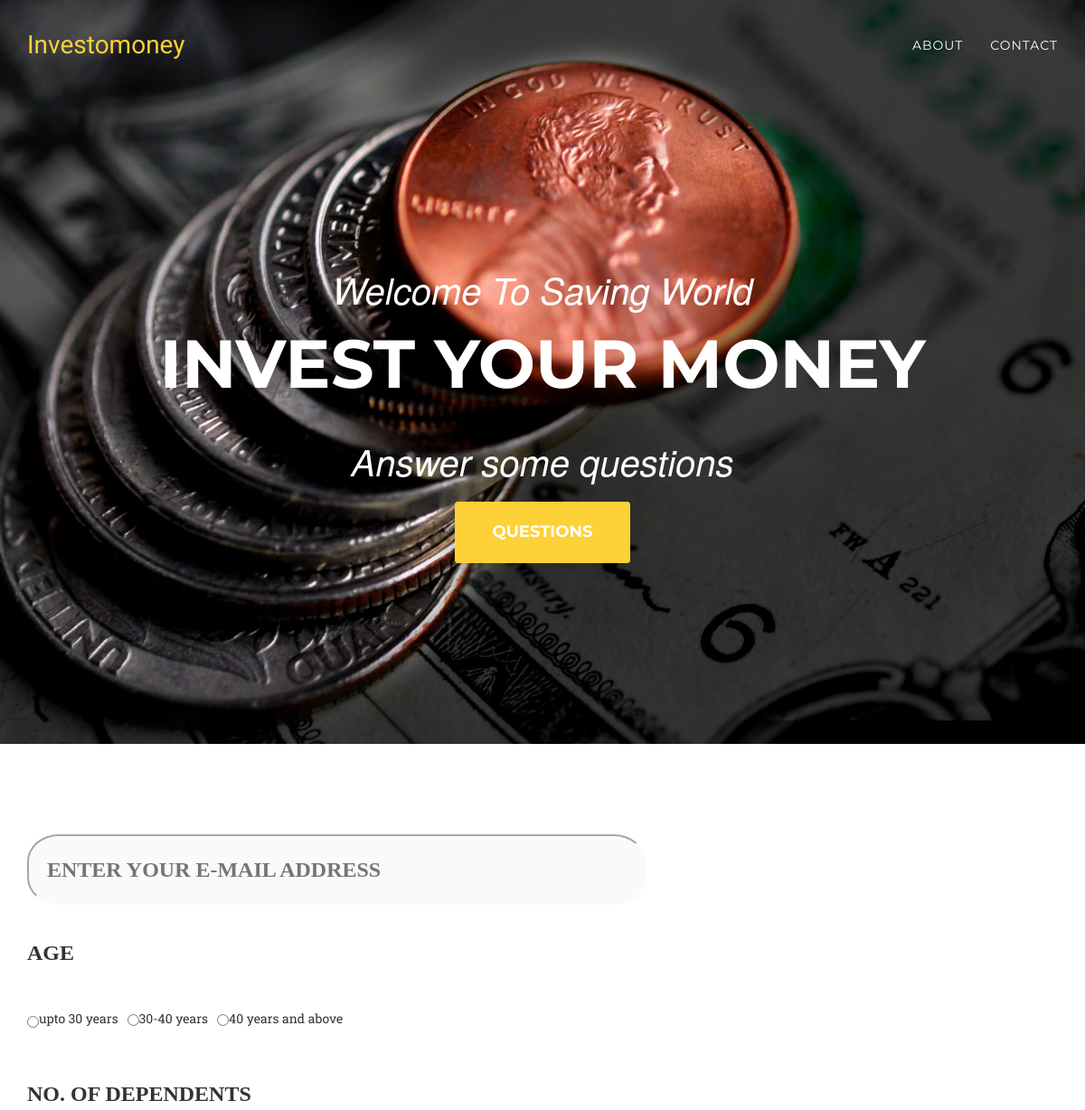
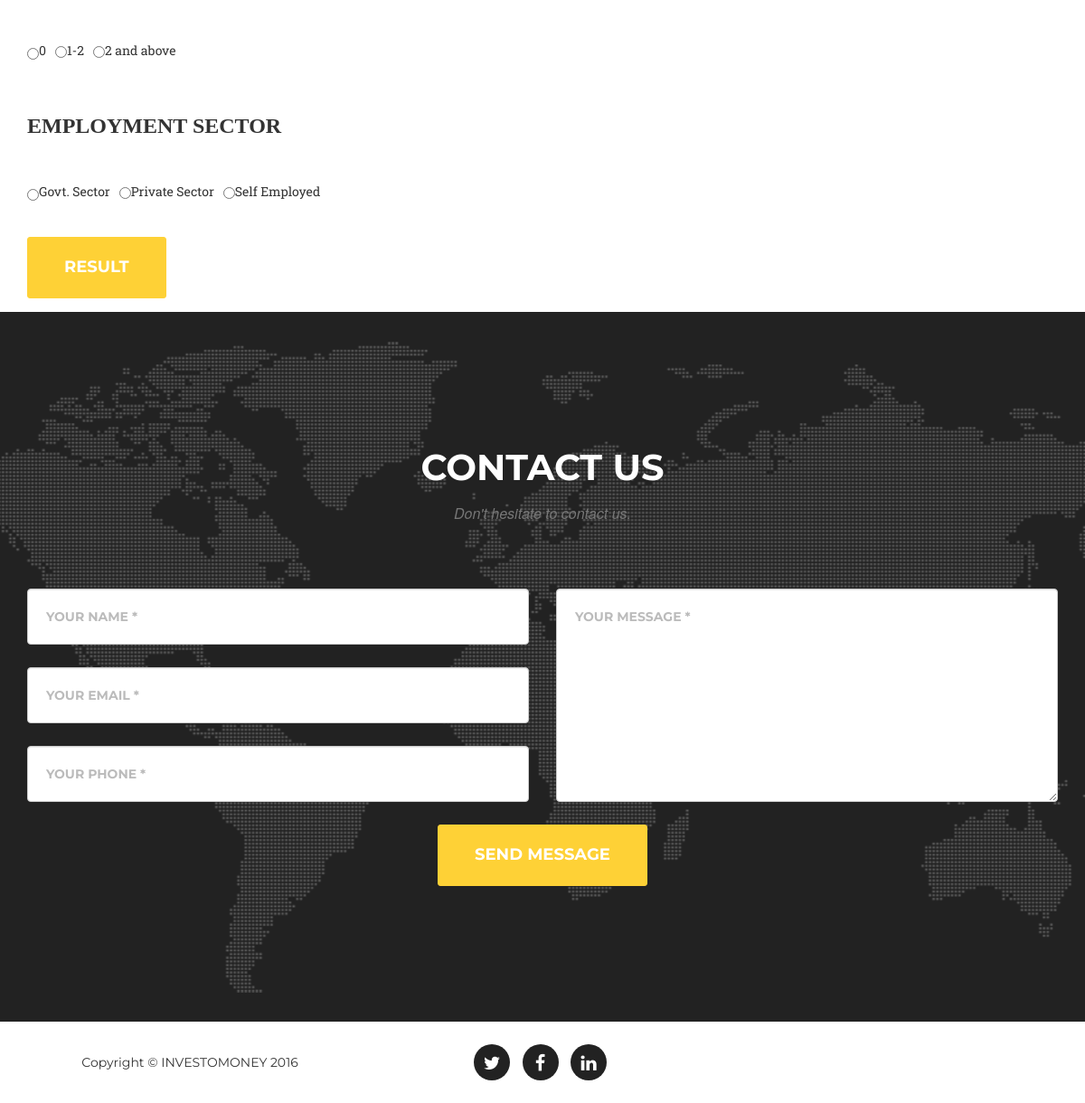
/action.php, run on the app's committed database (2 pictures, top to bottom).
### tables this page shows
CREATE TABLE IF NOT EXISTS `quest` (
  `qid` int(11) NOT NULL AUTO_INCREMENT,
  `quest` varchar(200) NOT NULL,
  `op1` varchar(100) DEFAULT NULL,
  `op2` varchar(100) DEFAULT NULL,
  `op3` varchar(100) DEFAULT NULL,
  `noopt` int(11) NOT NULL,
  PRIMARY KEY (`qid`)
);

### action.php (the view, shortened to what this page needs)
<!DOCTYPE html>
<html lang="en">
<head>
    <link href="css/bootstrap.min.css" rel="stylesheet">
    <link href="css/agency.css" rel="stylesheet">
    <link href="css/search.css" rel="stylesheet">
    <link href="font-awesome/css/font-awesome.min.css" rel="stylesheet" type="text/css">
</head>
<body id="page-top" class="index">
    <nav class="navbar navbar-default navbar-fixed-top">
        <div class="container">
            <div class="navbar-header page-scroll">
                <a class="navbar-brand page-scroll" href="index.html#page-top">Investomoney</a>
            </div>
            <div class="collapse navbar-collapse" id="bs-example-navbar-collapse-1">
                <ul class="nav navbar-nav navbar-right">
                    <li>
                        <a class="page-scroll" href="index.html#about">About</a>
                    </li>
                    <li>
                        <a class="page-scroll" href="#contact">Contact</a>
                    </li>
                </ul>
            </div>
        </div>
    </nav>
    <header>
        <div class="container">
            <div class="intro-text">
                <div class="intro-lead-in">Welcome To Saving World</div>
                <div class="intro-heading">Invest Your Money</div>
                <div class="intro-lead-in">Answer some questions</div>
                <a href="#result" class="page-scroll btn btn-xl">Questions</a>
            </div>
        </div>
    </header>
<div class="container" id="result">
	<div class="row">
   		<div class="col-xs-12">
    		<div class="form-group">
            	<br><br><br><br><br>
			<form method="post" name="f" action="ress.php" >
<?php
include('db_con.php');
$n= $_POST['no'];
if($n <= 100000)
	{
		echo "	<input type='email' placeholder='Enter your E-mail address' class='page-scroll search' size=40 name='mail' required><br><br>";
		$sql=mysqli_query($conn,"select * from quest where noopt=1");
		while($r=mysqli_fetch_array($sql))
			{
					echo "<h3 style='font-family:Comic Sans MS'>".$r['quest']."</h3>";
					echo "<br>";echo "<br>";
						echo "<input type='radio' required value='a' class='radio-inline' name='ans[$r[qid]]' id='op' onchange='check(this.name,ans_$r[qid].name)'>"; echo $r['op1'];
						echo "<input type='radio' required value='b' class='radio-inline' name='ans[$r[qid]]' id='op' onchange='check(this.name,ans_$r[qid].name)'>"; echo $r['op2'];
						echo "<input type='radio' required value='c' class='radio-inline' name='ans[$r[qid]]' id='op' onchange='check(this.name,ans_$r[qid].name)'>"; echo $r['op3'];
					echo "<br>";echo "<br>";echo "<br>";
			}
	}
?>
<input type="submit" value="Result" name="result" class="page-scroll btn btn-xl">
</form>
			</div>
		</div>
	</div>
</div>
    <section id="contact">
        <div class="container">
            <div class="row">
                <div class="col-lg-12 text-center">
                    <h2 class="section-heading">Contact Us</h2>
                    <h3 class="section-subheading text-muted">Don&#39t hesitate to contact us.</h3>
                </div>
            </div>
            <div class="row">
                <div class="col-lg-12">
                    <form name="sentMessage" id="contactForm" novalidate>
                        <div class="row">
                            <div class="col-md-6">
                                <div class="form-group">
                                    <input type="text" class="form-control" placeholder="Your Name *" id="name" name="name" required data-validation-required-message="Please enter your name.">
                                </div>
                                <div class="form-group">
                                    <input type="email" class="form-control" placeholder="Your Email *" id="email" name="email" required data-validation-required-message="Please enter your email address.">
                                </div>
                                <div class="form-group">
                                    <input type="tel" size="10" class="form-control" placeholder="Your Phone *" id="phone" name="phone" onblur="return IsMobileNumber('phone')" required data-validation-required-message="Please enter your phone number.">
                                </div>
                            </div>
                            <div class="col-md-6">
                                <div class="form-group">
                                    <textarea class="form-control" placeholder="Your Message *" id="message" name="message" required data-validation-required-message="Please enter a message."></textarea>
                                </div>
                            </div>
                            <div class="clearfix"></div>
                            <div class="col-lg-12 text-center">
                                <button type="submit" class="btn btn-xl">Send Message</button>
                            </div>
                        </div>
                    </form>
                </div>
            </div>
        </div>
    </section>
    <footer>
        <div class="container">
            <div class="row">
                <div class="col-md-4">
                    <span class="copyright">Copyright &copy; INVESTOMONEY 2016</span>
                </div>
                <div class="col-md-4">
                    <ul class="list-inline social-buttons">
                        <li><a href="#"><i class="fa fa-twitter"></i></a>
                        </li>
                        <li><a href="#"><i class="fa fa-facebook"></i></a>
                        </li>
                        <li><a href="#"><i class="fa fa-linkedin"></i></a>
                        </li>
                    </ul>
                </div>
            </div>
        </div>
    </footer>
</body>
</html>

### css/agency.css (style rules this page uses)
body { overflow-x:hidden;font-family:"Roboto Slab","Helvetica Neue",Helvetica,Arial,sans-serif }
.text-muted { color:#777 }
a,a:hover,a:focus,a:active,a.active { outline:0 }
a { color:#fed136 }
h1,h2,h3,h4,h5,h6 { font-family:Montserrat,"Helvetica Neue",Helvetica,Arial,sans-serif;text-transform:uppercase;font-weight:700 }
.btn-xl { color:#fff;background-color:#fed136;border-color:#fed136;font-family:Montserrat,"Helvetica Neue",Helvetica,Arial,sans-serif;text-transform:uppercase;font-weight:700;border-radius:3px;font-size:18px;padding:20px 40px }
.navbar-default { background-color:#222;border-color:transparent }
.navbar-default .navbar-brand { color:#fed136;font-family:"Kaushan Script","Helvetica Neue",Helvetica,Arial,cursive }
.navbar-default .navbar-collapse { border-color:rgba(255,255,255,.02) }
.navbar-default .nav li a { font-family:Montserrat,"Helvetica Neue",Helvetica,Arial,sans-serif;text-transform:uppercase;font-weight:400;letter-spacing:1px;color:#fff }
@media (min-width:768px) { .navbar-default { background-color:transparent;padding:25px 0;-webkit-transition:padding .3s;-moz-transition:padding .3s;transition:padding .3s;border:0 } }
@media (min-width:768px) { .navbar-default .navbar-brand { font-size:2em;-webkit-transition:all .3s;-moz-transition:all .3s;transition:all .3s } }
header { background-image:url(../img/header-bg.jpg);background-repeat:none;background-attachment:scroll;background-position:center center;-webkit-background-size:cover;-moz-background-size:cover;background-size:cover;-o-background-size:cover;text-align:center;color:#fff }
header .intro-text { padding-top:100px;padding-bottom:50px }
header .intro-text .intro-lead-in { font-family:"Droid Serif","Helvetica Neue",Helvetica,Arial,sans-serif;font-style:italic;font-size:22px;line-height:22px;margin-bottom:25px }
header .intro-text .intro-heading { font-family:Montserrat,"Helvetica Neue",Helvetica,Arial,sans-serif;text-transform:uppercase;font-weight:700;font-size:50px;line-height:50px;margin-bottom:25px }
@media (min-width:768px) { header .intro-text { padding-top:300px;padding-bottom:200px } }
@media (min-width:768px) { header .intro-text .intro-lead-in { font-family:"Droid Serif","Helvetica Neue",Helvetica,Arial,sans-serif;font-style:italic;font-size:40px;line-height:40px;margin-bottom:25px } }
@media (min-width:768px) { header .intro-text .intro-heading { font-family:Montserrat,"Helvetica Neue",Helvetica,Arial,sans-serif;text-transform:uppercase;font-weight:700;font-size:75px;line-height:75px;margin-bottom:50px } }
section { padding:100px 0 }
section h2.section-heading { font-size:40px;margin-top:0;margin-bottom:15px }
section h3.section-subheading { font-size:16px;font-family:"Droid Serif","Helvetica Neue",Helvetica,Arial,sans-serif;text-transform:none;font-style:italic;font-weight:400;margin-bottom:75px }
@media (min-width:768px) { section { padding:150px 0 } }
section#contact { background-color:#222;background-image:url(../img/map-image.png);background-position:center;background-repeat:no-repeat }
section#contact .section-heading { color:#fff }
section#contact .form-group { margin-bottom:25px }
section#contact .form-group input,section#contact .form-group textarea { padding:20px }
section#contact .form-group input.form-control { height:auto }
section#contact .form-group textarea.form-control { height:236px }
footer { padding:25px 0;text-align:center }
footer span.copyright { line-height:40px;font-family:Montserrat,"Helvetica Neue",Helvetica,Arial,sans-serif;text-transform:uppercase;text-transform:none }
ul.social-buttons { margin-bottom:0 }
ul.social-buttons li a { display:block;background-color:#222;height:40px;width:40px;border-radius:100%;font-size:20px;line-height:40px;color:#fff;outline:0;-webkit-transition:all .3s;-moz-transition:all .3s;transition:all .3s }
body { webkit-tap-highlight-color:#fed136 }

### css/search.css (style rules this page uses)
.search { color:#333;background-color:#FAFAFA;border-color:#FAFAFA;border-radius: 35px/30px;outline: none;font-family:"Comic Sans MS", cursive;width:60%;text-transform:uppercase;font-weight:800;font-size:24px;padding:20px 20px }
.search:hover,.search:focus,.search:active,.search.active,.search { background-image:none }

### data on the page
quest: quest "AGE", op1 "upto 30 years", op2 "30-40 years", op3 "40 years and above"
quest: quest "NO. OF DEPENDENTS", op1 "0", op2 "1-2", op3 "2 and above"
quest: quest "EMPLOYMENT SECTOR", op1 "Govt. Sector", op2 "Private Sector", op3 "Self Employed"
